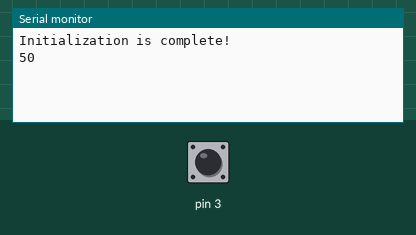
Bench run of a sketch on a simulated Arduino Uno, built with avr-gcc and run on an emulated ATmega328P. Shown: the last lines printed to the serial monitor. Inputs (shaded band) come from the test bench; at power-on: pin 3 HIGH.

Above: at 1.2 s.
1.3 s: pin 3 pulled LOW for 0.15 s
At 2.0 s:
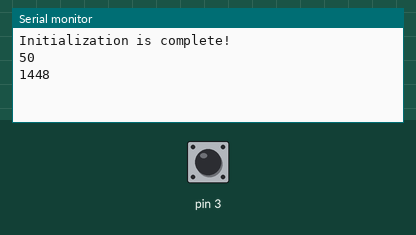
2.9 s: pin 3 pulled LOW for 1 s
At 4.5 s:
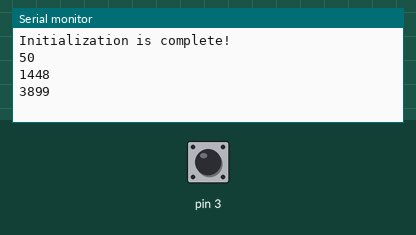
5.4 s: pin 3 pulled LOW for 0.15 s
At 6.3 s:
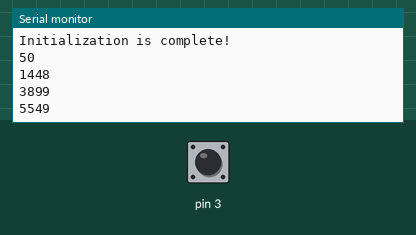
Timing chart, 0 to 8.4 s (numbered marks = the images above; inputs shaded):
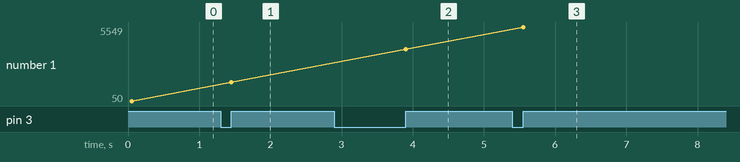

Measured:
- after the input at 1.3 s, the serial monitor: prints a new line after 0.15 s (image 1)
- after the input at 2.9 s, the serial monitor: prints a new line after 1.0 s (image 2)
- after the input at 5.4 s, the serial monitor: prints a new line after 0.15 s (image 3)
- plotted number 1: 50 → 1448 after the input at 1.3 s, 1448 → 3899 after the input at 2.9 s, 3899 → 5549 after the input at 5.4 s

The sketch:

initialisation_test.ino
```cpp
#include <SoftwareSerial.h>

const bool DEBUG = true;
const short int HANG_PIN=2;

SoftwareSerial sim800l(7, 8);

enum MainStatus{
  UNKNOWN_STATUS=0,
  IDDLE=1
};

MainStatus status=UNKNOWN_STATUS;

//AT+CPAS
enum SimStatus {
  READY=0,
  UNKNOWN=2,
  INCOMMING=3,
  INCALL=4
};

void setup() {
  Serial.begin(9600);
  sim800l.begin(9600);
  pinMode(3, INPUT_PULLUP);
  Serial.println("Initialization is complete!");
}


bool hanged()
{
  if(DEBUG)
    return !digitalRead(HANG_PIN);
  else
    return digitalRead(HANG_PIN);
}

void to_iddle()
{
  sim800l.println("ath");
  status=IDDLE;
  Serial.println("hanged");
}
bool last=false;

long long p=0;

void loop() {
  if(digitalRead(3)!=last && millis()-p>=50)
  {
    last=digitalRead(3);
    if(last)
    Serial.println(millis());
    p=millis();
  }
  //if (DEBUG) manual_sim_control();
  //if (hanged() && status!=IDDLE) to_iddle();
}


void manual_sim_control()
{
  while (Serial.available())
  {
    sim800l.write(Serial.read());
  }
  while(sim800l.available())
  {
    Serial.write(sim800l.read());
  }
}
```
